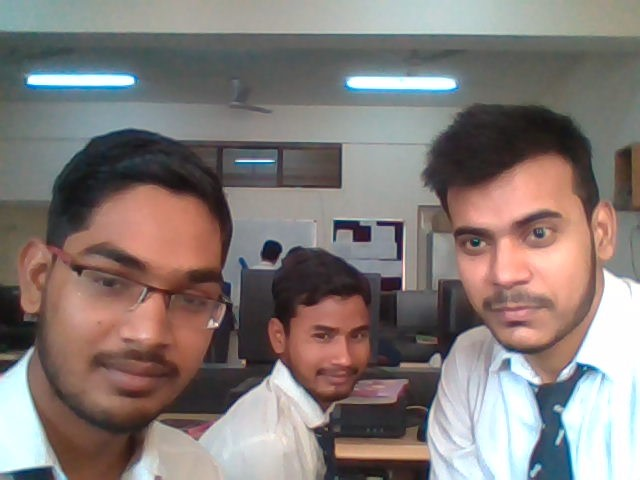
#> input picture data/Prashant/prashant2.jpg, 640 x 480 px, found by its file name
$ python main.py
#> lines starting #> are read from the running program, lines starting #| are printed output that depends on the picture
import cv2

#image import
path  = r"C:\Users\prashant\Documents\prog\face-recognition-attendence-system\data\Prashant\prashant2.jpg"
img = cv2.imread(path)
#> img is the input picture: shape (480, 640, 3); mean B, G, R 119.2, 122.4, 132
cv2.imshow("image",img)

#converting to gray
imgGray = cv2.cvtColor(img, cv2.COLOR_BGR2GRAY)
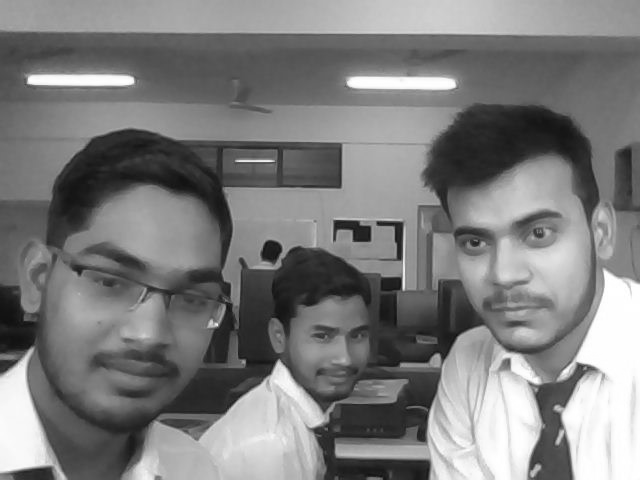
#> imgGray: shape (480, 640); min 14, max 255, mean 124.9

#Detect face
path_cas = cv2.data.haarcascades+'haarcascade_frontalface_default.xml'
face_cascade = cv2.CascadeClassifier(path_cas)
#> (the run stopped early here; a loop or call above may not have finished)

$ run again, with data/Prashant/prashant1.jpg copied over data/Prashant/prashant2.jpg
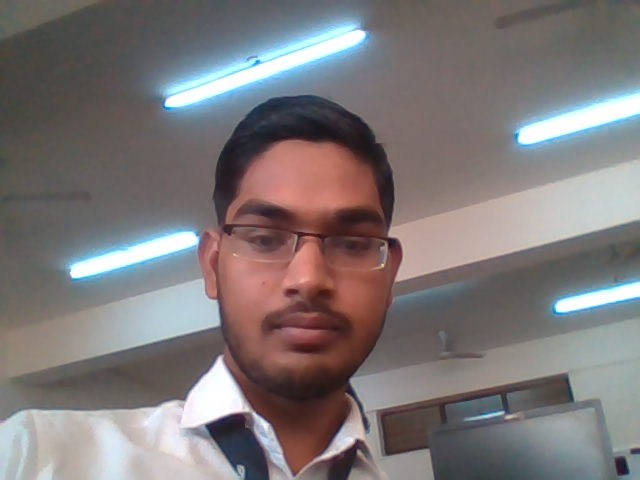
#> input picture data/Prashant/prashant1.jpg, 640 x 480 px, found by its file name
#> img is the input picture: shape (480, 640, 3); mean B, G, R 120.4, 119.7, 125.9
#> `imgGray = cv2.cvtColor(img, cv2.COLOR_BGR2GRAY)`:
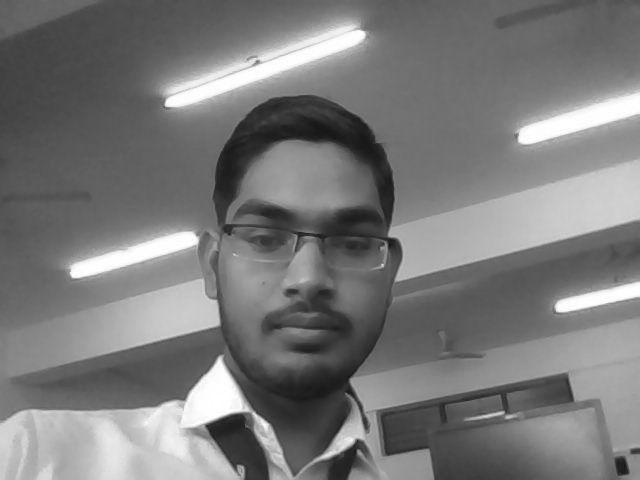
#> imgGray: shape (480, 640); min 18, max 255, mean 121.6
